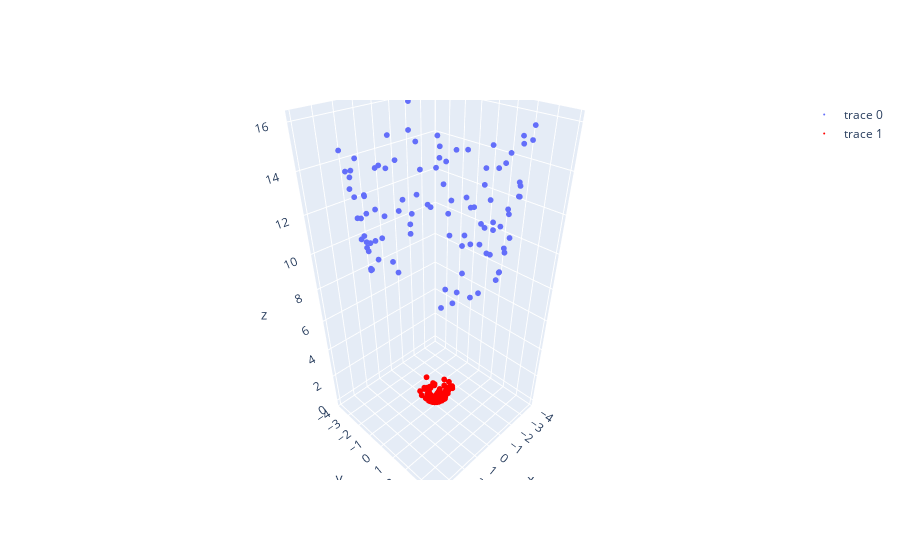

Write notebook code for a chart like this one.
### Code cell
A_2d = A_unit*radial_A
A_3d = np.concatenate([A_2d,np.linalg.norm(A_2d,axis=1).reshape(-1,1)**2],axis=1)
B_2d = B_unit*radial_B
B_3d = np.concatenate([B_2d,np.linalg.norm(B_2d,axis=1).reshape(-1,1)**2],axis=1)

from Utils import scatter3d
fig = scatter3d(A_3d[:,0],A_3d[:,1],A_3d[:,2])
fig = scatter3d(B_3d[:,0],B_3d[:,1],B_3d[:,2],fig=fig,c='red')
fig.show()
